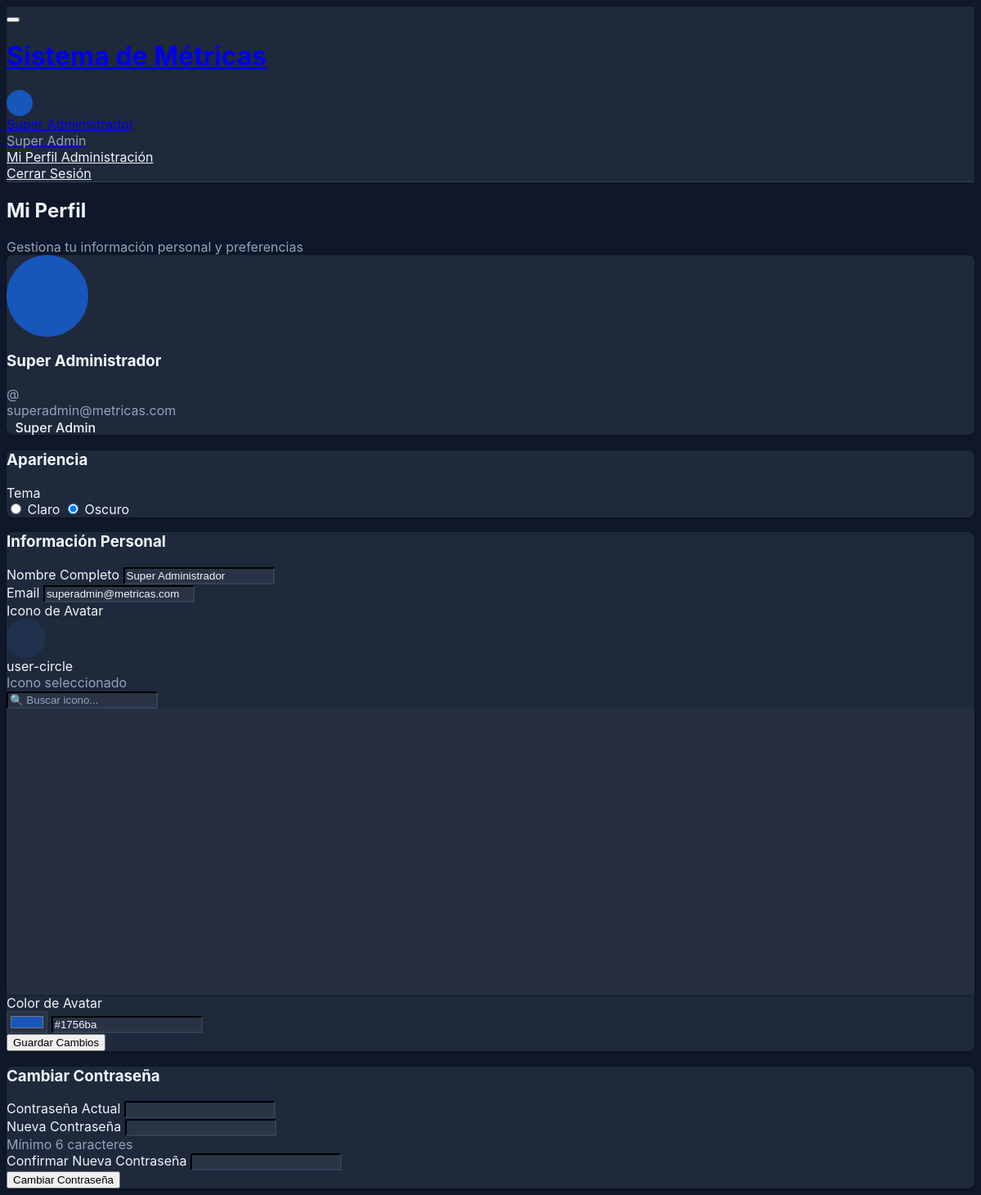
The app's page /perfil.php (signed in) with its own data.
### tables this page shows
CREATE TABLE `usuarios` (
  `id` int NOT NULL AUTO_INCREMENT,
  `username` varchar(50) NOT NULL,
  `password` varchar(255) NOT NULL,
  `nombre` varchar(100) NOT NULL,
  `email` varchar(100) NOT NULL,
  `rol` enum('super_admin','dept_admin','area_admin','dept_viewer') NOT NULL DEFAULT 'dept_viewer',
  `departamento_id` int DEFAULT NULL,
  `area_id` int DEFAULT NULL,
  `foto_perfil` varchar(255) DEFAULT NULL,
  `tema` enum('light','dark') DEFAULT 'light',
  `avatar_icono` varchar(50) DEFAULT 'user',
  `avatar_color` varchar(7) DEFAULT '#3b82f6',
  `activo` tinyint(1) DEFAULT '1',
  `ultimo_acceso` datetime DEFAULT NULL,
  `created_at` timestamp NOT NULL DEFAULT CURRENT_TIMESTAMP,
  `updated_at` timestamp NOT NULL DEFAULT CURRENT_TIMESTAMP ON UPDATE CURRENT_TIMESTAMP,
  PRIMARY KEY (`id`),
  UNIQUE KEY `username` (`username`),
  UNIQUE KEY `email` (`email`),
  KEY `area_id` (`area_id`),
  KEY `idx_username` (`username`),
  KEY `idx_email` (`email`),
  KEY `idx_rol` (`rol`),
  KEY `idx_departamento` (`departamento_id`),
  KEY `idx_activo` (`activo`),
  CONSTRAINT `usuarios_ibfk_1` FOREIGN KEY (`departamento_id`) REFERENCES `departamentos` (`id`) ON DELETE SET NULL,
  CONSTRAINT `usuarios_ibfk_2` FOREIGN KEY (`area_id`) REFERENCES `areas` (`id`) ON DELETE SET NULL
);

### public/perfil.php (the view, shortened to what the rows shown need)
<?php
$user = getCurrentUser();
$usuarioModel = new Usuario();
$user = $usuarioModel->findWithRelations($user['id']);
require_once __DIR__ . '/../views/layouts/header.php';
?>
<div class="page-wrapper">
    <div class="page-body">
        <div class="container-xl">
            <div class="page-header mb-4">
                <div class="row align-items-center">
                    <div class="col">
                        <h2 class="page-title">
                            Mi Perfil
                        </h2>
                    </div>
                </div>
            </div>
            <div class="row">
                <div class="col-md-4">
                    <div class="card">
                        <div class="card-body text-center">
                            <span class="avatar avatar-xl mb-3" style="background-color: <?php echo e($user['avatar_color'] ?? '#3b82f6'); ?>; width: 100px; height: 100px;">
                            </span>
                            <h3 class="mb-1"><?php echo e($user['nombre']); ?></h3>
                            <div class="text-muted mb-2">@<?php echo e($user['username']); ?></div>
                            <?php if ($user['email']): ?>
                                <div class="small text-muted mb-3">
                                    <?php echo e($user['email']); ?>
                                </div>
                            <?php endif; ?>
                            <?php
                            $roles = [
                                'super_admin' => ['nombre' => 'Super Admin', 'class' => 'bg-red'],
                                'dept_admin' => ['nombre' => 'Admin Departamento', 'class' => 'bg-blue'],
                                'dept_viewer' => ['nombre' => 'Visualizador', 'class' => 'bg-green']
                            ];
                            $rol_info = $roles[$user['rol']] ?? ['nombre' => $user['rol'], 'class' => 'bg-secondary'];
                            ?>
                            <span class="badge <?php echo $rol_info['class']; ?> mb-3">
                                <?php echo $rol_info['nombre']; ?>
                            </span>
                        </div>
                    </div>
                    <div class="card mt-3">
                        <div class="card-body">
                            <form method="POST">
                                <div class="btn-group w-100" role="group">
                                    <input type="radio" class="btn-check" name="tema" id="tema-light" value="light"
                                           <?php echo ($user['tema'] ?? 'light') === 'light' ? 'checked' : ''; ?>
                                           onchange="this.form.submit()">
                                    <label class="btn" for="tema-light">
                                        <i class="ti ti-sun me-1"></i> Claro
                                    </label>
                                    <input type="radio" class="btn-check" name="tema" id="tema-dark" value="dark"
                                           <?php echo ($user['tema'] ?? 'light') === 'dark' ? 'checked' : ''; ?>
                                           onchange="this.form.submit()">
                                    <label class="btn" for="tema-dark">
                                        <i class="ti ti-moon me-1"></i> Oscuro
                                    </label>
                                </div>
                            </form>
                        </div>
                    </div>
                </div>
                <div class="col-md-8">
                    <div class="card mb-3">
                        <div class="card-body">
                            <form method="POST">
                                <div class="mb-3">
                                    <label class="form-label required">Nombre Completo</label>
                                    <input type="text" name="nombre" class="form-control"
                                           value="<?php echo e($user['nombre']); ?>" required>
                                </div>
                                <div class="mb-3">
                                    <label class="form-label">Email</label>
                                    <input type="email" name="email" class="form-control"
                                           value="<?php echo e($user['email'] ?? ''); ?>">
                                </div>
                                <div class="row">
                                    <div class="col-md-6">
                                        <?php
                                        $input_name = 'avatar_icono';
                                        $selected_icon = $user['avatar_icono'] ?? 'user';
                                        include __DIR__ . '/../views/components/icon-picker.php';
                                        ?>
                                    </div>
                                    <div class="col-md-6">
                                        <div class="input-group">
                                            <input type="color" name="avatar_color" class="form-control form-control-color"
                                                   value="<?php echo e($user['avatar_color'] ?? '#3b82f6'); ?>" required>
                                            <input type="text" class="form-control" id="avatar-color-hex"
                                                   value="<?php echo e($user['avatar_color'] ?? '#3b82f6'); ?>"
                                                   pattern="^#[0-9A-Fa-f]{6}$" readonly>
                                        </div>
                                    </div>
                                </div>
                            </form>
                        </div>
                    </div>
                </div>
            </div>
        </div>
    </div>
</div>
<?php require_once __DIR__ . '/../views/layouts/footer.php'; ?>

### views/layouts/header.php (shortened to what the rows shown need)
<!DOCTYPE html>
<html lang="es" data-bs-theme="<?php echo isLoggedIn() ? (getCurrentUser()['tema'] ?? 'light') : 'light'; ?>">
<head>
    <link href="https://cdn.jsdelivr.net/npm/@tabler/core@1.0.0-beta17/dist/css/tabler.min.css" rel="stylesheet">
    <link href="https://cdn.jsdelivr.net/npm/@tabler/icons-webfont@latest/tabler-icons.min.css" rel="stylesheet">
    <link href="<?php echo baseUrl('/assets/css/custom.css'); ?>" rel="stylesheet">
</head>
<body>
    <?php if (isLoggedIn()): ?>
        <?php $user = getCurrentUser(); ?>
        <header class="navbar navbar-expand-md navbar-light sticky-top d-print-none">
            <div class="container-xl">
                <button class="navbar-toggler" type="button" data-bs-toggle="collapse" data-bs-target="#navbar-menu">
                </button>
                <h1 class="navbar-brand d-none-navbar-horizontal pe-0 pe-md-3">
                    <a href="<?php echo baseUrl('/index.php'); ?>">
                    </a>
                </h1>
                <div class="navbar-nav flex-row order-md-last">
                    <div class="nav-item dropdown">
                        <a href="#" class="nav-link d-flex lh-1 text-reset p-0" data-bs-toggle="dropdown">
                            <span class="avatar avatar-sm" style="background-color: <?php echo $user['avatar_color'] ?? ($user['departamento_color'] ?? '#3b82f6'); ?>">
                            </span>
                            <div class="d-none d-xl-block ps-2">
                                <div><?php echo e($user['nombre']); ?></div>
                                <div class="mt-1 small text-muted">
                                    <?php
                                    $roles = [
                                        'super_admin' => 'Super Admin',
                                        'dept_admin' => 'Admin Departamento',
                                        'area_admin' => 'Admin de Área',
                                        'dept_viewer' => 'Visualizador'
                                    ];
                                    echo $roles[$user['rol']] ?? $user['rol'];
                                    ?>
                                </div>
                            </div>
                        </a>
                        <div class="dropdown-menu dropdown-menu-end dropdown-menu-arrow">
                            <a href="<?php echo baseUrl('/perfil.php'); ?>" class="dropdown-item">
                                <i class="ti ti-user me-2"></i> Mi Perfil
                            </a>
                            <?php if (in_array($user['rol'], ['super_admin', 'dept_admin', 'area_admin'])): ?>
                            <a href="<?php echo baseUrl('/admin/index.php'); ?>" class="dropdown-item">
                                <i class="ti ti-settings me-2"></i> Administración
                            </a>
                            <?php endif; ?>
                            <a href="<?php echo baseUrl('/logout.php'); ?>" class="dropdown-item">
                                <i class="ti ti-logout me-2"></i> Cerrar Sesión
                            </a>
                        </div>
                    </div>
                </div>
            </div>
        </header>
    <?php endif; ?>

### views/components/icon-picker.php (shortened to what the rows shown need)
<?php
$input_name = $input_name ?? 'icono';
$selected_icon = $selected_icon ?? 'chart-bar';
?>
<div class="mb-3">
    <div class="card">
        <div class="card-body p-3">
            <div class="d-flex align-items-center mb-3">
                <div class="flex-fill">
                    <div class="fw-bold" id="icon-name-<?php echo $input_name; ?>"><?php echo e($selected_icon); ?></div>
                    <div class="small text-muted">Icono seleccionado</div>
                </div>
            </div>
        </div>
    </div>
</div>

### records on screen
usuarios: nombre "Super Administrador", rol "Super Admin", email "superadmin@metricas.com", tema "☐ Claro", tema "☑ Oscuro", avatar_icono "user-circle", avatar_color "#1756ba"

### other values on screen
$label "Icono de Avatar"
